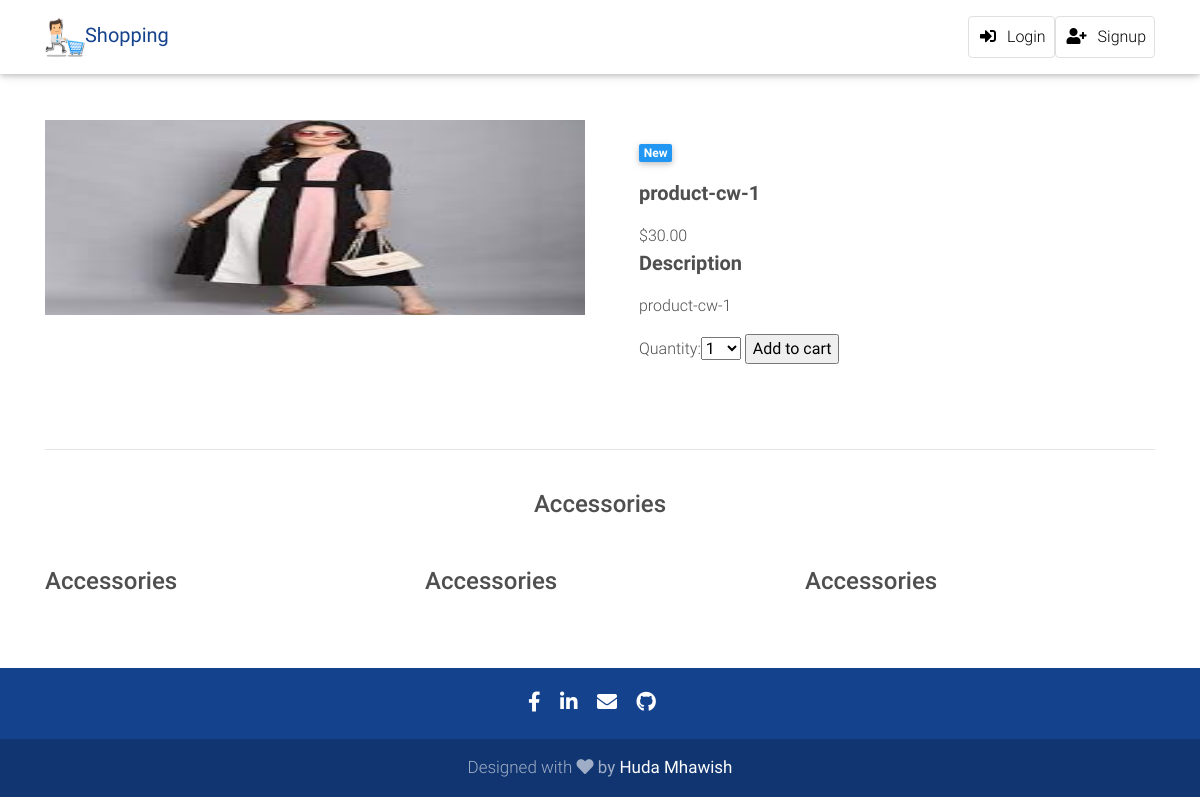
The app's page /product-cw-1/, older data.
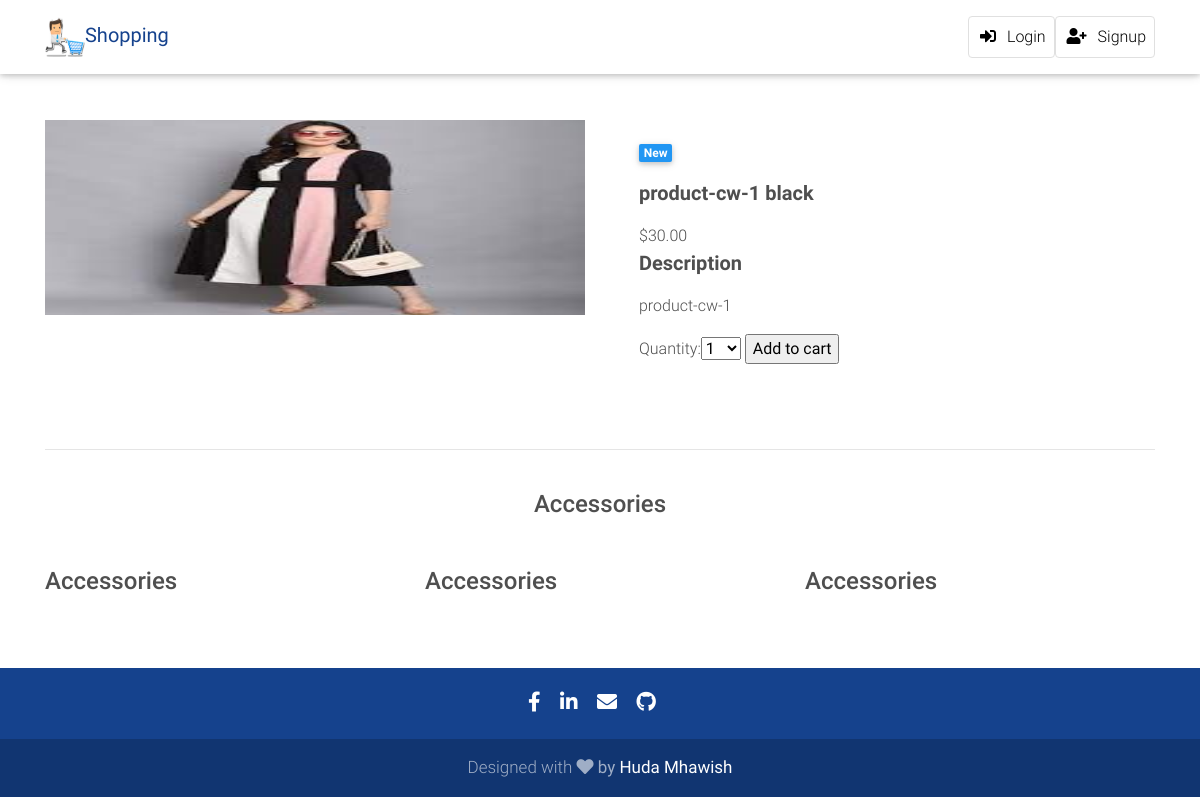
The same page, newer data.
### myapp/models.py (models this page shows, shortened)
class Product(models.Model):
    PRDName = models.CharField(max_length=200, verbose_name=_("Product Name"),db_index=True)
    PRDparent = models.ForeignKey('self', related_name='variants', on_delete=models.CASCADE, blank=True, null=True)
    PRDCategory = models.ForeignKey('Category', related_name='products',on_delete=models.CASCADE,blank=True,null=True, verbose_name=_("Category"))
    PRDImage = models.ImageField(upload_to='product/',verbose_name=_("Image"),blank=True,null=True)
    PRDBrand = models.ForeignKey('settings.Brand',on_delete=models.CASCADE,blank=True,null=True, verbose_name=_("Image"))
    PRDDesc = models.TextField(verbose_name=_("Description"))
    PRDPrice = models.DecimalField(max_digits=5, decimal_places=2, verbose_name=_("Price"))
    PRDStock = models.PositiveIntegerField( verbose_name=_("stock"))
    PRDDiscountPrice = models.DecimalField(max_digits=5, decimal_places=2, verbose_name=_("Discount Price"))
    PRDCost = models.DecimalField(max_digits=5, decimal_places=2, verbose_name=_("Cost"))
    PRDCreated = models.DateTimeField( verbose_name=_("Created At"))
    PRDSlug = models.SlugField(max_length=50, verbose_name=_("Product URL"),unique=True,db_index=True)
    PRDIsNew = models.BooleanField(default=True, verbose_name=_("New Product"))
    PRDBestSeller = models.BooleanField(default=False, verbose_name=_("Best Seller"))
    class Meta:
        verbose_name = _("Product")
        verbose_name_plural = _("Products")
    def __str__(self):
        return self.PRDName

### myapp/views.py (the view)
# urls.py: path('<slug:slug>/', views.product_detail,name='product_detail'),
def product_detail(request,slug):
    product_detail = get_object_or_404(Product,PRDSlug=slug)
    cart_product_form = CartAddProductForm()
    context = {
        'product_detail': product_detail,
        'cart_product_form':cart_product_form
    }
    return render(request,'product_detail.html',context)

### cart/form.py
class CartAddProductForm(forms.Form):
    quantity = forms.TypedChoiceField(choices=PRODUCT_QUANTITY_CHOICES, coerce=int)
    update = forms.BooleanField(required=False, initial=False, widget=forms.HiddenInput)

### cart/context_processor.py (called while the page is built)
def cart(request):
    return {'cart': Cart(request)}

### myapp/context_processor.py (called while the page is built)
def menu_categories(request):
    categories = Category.objects.filter(CATParent=None)
    return {'menu_categories': categories}

### myapp/templates/product_detail.html (shortened to what this page needs)
{% extends 'base.html' %}
{% load static %}
{% block content %}
  <main class="mt-5 pt-4">
    <div class="container dark-grey-text mt-5">
      <div class="row wow fadeIn">
        <div class="col-md-6 mb-4">
          {% if product_detail.PRDImage %}
                  <img src="{{product_detail.PRDImage.url}}" class="img-fluid"
                  alt="" style="width:100%; height:195px">
                {% else %}
                  <img src="{% static 'img/default.png' %}" class="img-fluid"
                  alt="" style="width:100%; height:195px">
                {% endif %}
        </div>
        <div class="col-md-6 mb-4">
          <div class="p-4">
            <div class="mb-3">
              {% if product_detail.PRDIsNew > 0 %}
                <a href="">
                  <span class="badge blue mr-1">New</span>
                </a>
              {% endif %}
            </div>
            <p class="lead font-weight-bold">{{product_detail}}</p>
            {% if product_detail.PRDDiscountPrice > 0 %}
               <p class="lead">
                <span class="mr-1">
                  <del>${{product_detail.PRDPrice}}</del>
                </span>
                <span>${{product_detail.PRDDiscountPrice}}</span>
              </p>
            {% else %}
              <span>${{product_detail.PRDPrice}}</span>
            {% endif %}
            <p class="lead font-weight-bold">Description</p>
            <p>{{product_detail.PRDDesc}}</p>
            <form method="post" action="{% url 'cart_add' product_detail.id %}">
                {{cart_product_form}}
                <input type="submit" value="Add to cart">
            </form>
          </div>
        </div>
      </div>
      <hr>
      <div class="row d-flex justify-content-center wow fadeIn">
        <div class="col-md-6 text-center">
          <h4 class="my-4 h4">Accessories</h4>
        </div>
      </div>
      <div class="row wow fadeIn">
        <div class="col-lg-4 col-md-12 mb-4">
          <h4 class="my-4 h4">Accessories</h4>
        </div>
        <div class="col-lg-4 col-md-6 mb-4">
          <h4 class="my-4 h4">Accessories</h4>
        </div>
        <div class="col-lg-4 col-md-6 mb-4">
          <h4 class="my-4 h4">Accessories</h4>
        </div>
      </div>
    </div>
  </main>
{% endblock content %}

Row changes from the older to the newer data that the page shows:
changed Product "product-cw-1": PRDName "product-cw-1" → "product-cw-1 black"
